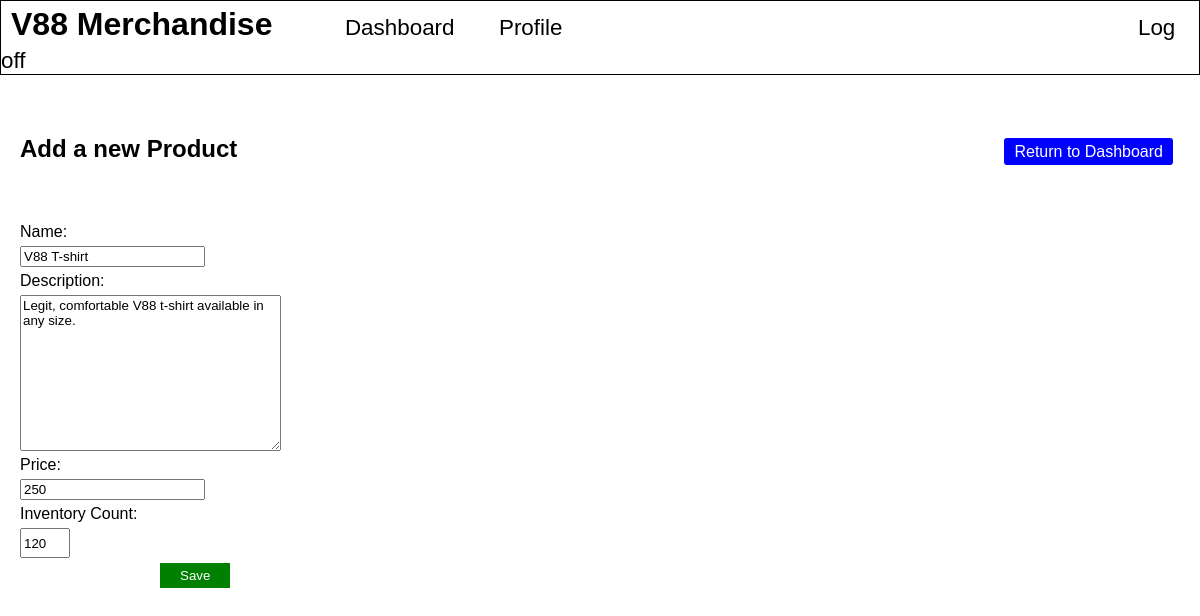
Screenshot of /products/edit/2 with the database file from the repository.
### tables this page shows
CREATE TABLE `sales` (
  `id` int(11) NOT NULL AUTO_INCREMENT,
  `product_id` int(11) DEFAULT NULL,
  `qty_sold` int(11) DEFAULT NULL,
  `created_at` datetime DEFAULT NULL,
  `updated_at` datetime DEFAULT NULL,
  PRIMARY KEY (`id`)
);

CREATE TABLE `products` (
  `id` int(11) NOT NULL AUTO_INCREMENT,
  `product_name` varchar(255) DEFAULT NULL,
  `description` text,
  `price` int(11) DEFAULT NULL,
  `inventory_count` int(11) DEFAULT NULL,
  `created_at` datetime DEFAULT NULL,
  `updated_at` datetime DEFAULT NULL,
  PRIMARY KEY (`id`)
);

### application/controllers/Products.php (called while the page is built, shortened)
<?php
    class Products extends CI_Controller
    {
        public function edit($id)
        {
            $current_user_id = $this->session->userdata('user_id');
            if($current_user_id == 1){
                $this->load->view('templates/admin_header');
            }else{
                $this->load->view('templates/user_header');
            }
            $product = $this->product->get_product($id);
            $this->load->view('products/edit', $product);
        }
    }
?>

### index.php (called while the page is built, shortened)
<?php
require_once BASEPATH.'core/CodeIgniter.php';

### application/models/Product.php (called while the page is built, shortened)
<?php
    class Product extends CI_Model
    {
        function get_product($id)
        {
            $query = "SELECT products.*, DATE_FORMAT(products.created_at, '%M %D %Y') AS created , sales.qty_sold AS qty_sold FROM products
            LEFT JOIN sales ON product_id = products.id WHERE products. id=?";
            return $this->db->query($query, $this->security->xss_clean($id))->row_array();
        }
    }
?>

### application/views/products/edit.php (the view, shortened to what this page needs)
<!DOCTYPE html>
<html lang="en">
    <head>
        <link rel="stylesheet" href="<?= base_url();?>assets/css/home_style.css">
    </head>
    <body>
        <h2>Add a new Product</h2>
        <a href="/dashboard/admin" id="dashboard">Return to Dashboard</a>
        <form action="<?= base_url(); ?>products/update/<?= $id; ?>" method="POST">
            Name:
            <input type="text" name="product_name" placeholder="<?= $product_name; ?>" value="<?= $product_name; ?>"/>
            Description:
            <textarea name="description" placeholder="<?= $description; ?>" id="" cols="30" rows="10"><?= $description; ?></textarea>
            Price:
            <input type="text" name="price" placeholder="<?= $price; ?>" value="<?= $price; ?>"/>
            Inventory Count:
            <input type="number" name="inventory_count" placeholder="<?= $inventory_count; ?>" value="<?= $inventory_count; ?>"  id="number"/>
            <input type="submit" value="Save" id="save">
        </form>
    </body>
</html>

### assets/css/home_style.css (style rules this page uses)
* { font-family: sans-serif; }
body { margin: 0; }
.navbar h1, h2, table { display: inline-block; }
h2 { margin: 40px 20px; width: 80%; }

### application/views/products/edit.php (style rules this page uses)
#dashboard { background-color: blue; color: white; border: none; border-radius: 3px; text-decoration: none; padding: 5px 10px; }
form { display: inline-block; padding: 20px; }
input,textarea { display: block; margin: 5px 0; }
#number { width: 50px; height: 30px; }
#save { background-color: green; color: white; padding: 5px 20px; margin-left: 140px; border: none; }

### rows the page displays
sales: product_name "V88 T-shirt", description "Legit, comfortable V88 t-shirt available in any size.", price "250", inventory_count "120"
